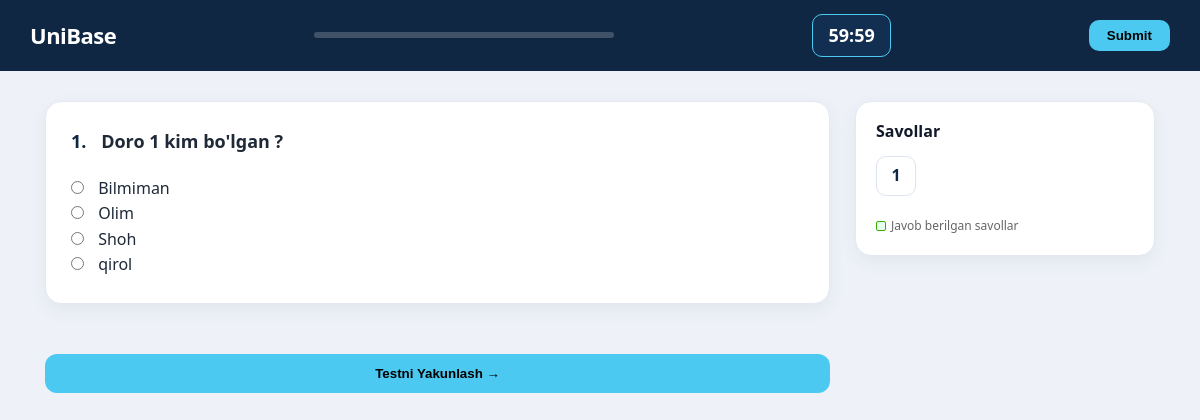
The page /test/Tarix/ (signed in) on the database as committed earlier.
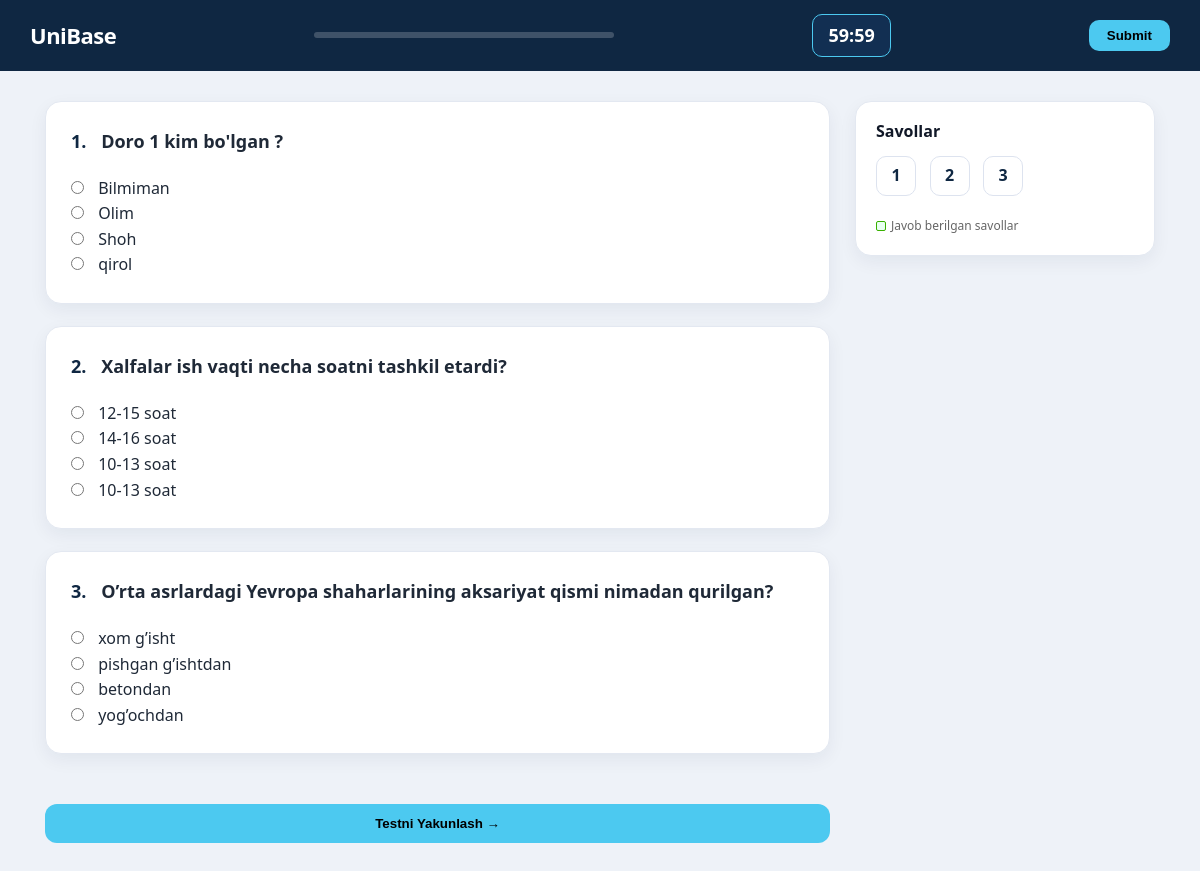
The same page on the database as committed later.
### app/models.py (models this page shows, shortened)
class PaidTestMixin(models.Model):
    is_paid = models.BooleanField(default=False)
    price = models.PositiveIntegerField(default=25)
    class Meta:
        abstract = True

class Milliy_Sertifikat(PaidTestMixin):
    FAN_CHOICES = (
        ('Matematika', 'Matematika'),
        ('Ona Tili', 'Ona Tili'),
        ('Tarix', 'Tarix'),
        ('Kimyo', 'Kimyo'),
        ('Biologiya', 'Biologiya'),
        ('Fizika', 'Fizika'),
        ('Ingliz Tili', 'Ingliz Tili'),
    )
    fan = models.CharField(max_length=20, choices=FAN_CHOICES)
    savol = models.TextField()
    variant_a = models.CharField(max_length=255,default='')
    variant_b = models.CharField(max_length=255,default='')
    variant_c = models.CharField(max_length=255,default='')
    variant_d = models.CharField(max_length=255,default='')
    togri_variant = models.CharField(
        max_length=1,
        choices=[('A', 'A'), ('B', 'B'), ('C', 'C'), ('D', 'D')]
    )

### app/views.py (the view, shortened to what this page needs)
# urls.py: path('test/<str:fan>/', test_boshlash, name='milliy'),
@login_required
def test_boshlash(request, fan):
    questions = Milliy_Sertifikat.objects.filter(fan=fan)[:50]
    if 'milliy_start' not in request.session:
        request.session['milliy_start'] = time.time()
    form = TestForm(request.POST or None, questions=questions)
    return render(request, "test_milliy.html", {"form": form})

### app/forms.py
class TestForm(forms.Form):
    def __init__(self, *args, questions=None, **kwargs):
        super().__init__(*args, **kwargs)
        if questions:
            for q in questions:
                self.fields[f"q_{q.id}"] = forms.ChoiceField(
                    label=q.savol,
                    choices=[
                        ("A", q.variant_a),
                        ("B", q.variant_b),
                        ("C", q.variant_c),
                        ("D", q.variant_d)
                    ],
                    widget=forms.RadioSelect,
                    required=True
                )

### app/templates/test_milliy.html (shortened to what this page needs)
<!DOCTYPE html>
<html lang="uz">
{% load static %}
<head>
    <link rel="stylesheet" href="{% static 'styles.css' %}">
    <link rel="stylesheet" href="{% static 'responsive.css' %}">
</head>
<body>
<div class="topbar">
    <a href="{% url 'home' %}" class="logo-text">UniBase</a>
    <div class="progress-box">
    </div>
    <div class="timer-display" id="timer-display">60:00</div>
    <button type="button" class="submit-btn" style="background:#4cc9f0; border:none; padding:8px 18px; border-radius:10px; font-weight:600; cursor:pointer;" onclick="document.getElementById('test-form').submit()">Submit</button>
</div>
<div class="layout">
    <main>
        <form method="POST" id="test-form">
            {% for field in form %}
            <div class="question-card" id="q-{{ forloop.counter }}">
                <span class="q-title">
                    <strong style="color: #0f2742; margin-right: 10px;">{{ forloop.counter }}.</strong>
                    {{ field.label }}
                </span>
                <div class="options-wrapper">
                    {{ field }}
                </div>
            </div>
            {% endfor %}
            <div style="margin-top: 30px;">
                <button type="button" class="btn-yakunlash" onclick="document.getElementById('test-form').submit()">Testni Yakunlash →</button>
            </div>
        </form>
    </main>
    <aside>
        <div class="navigator">
            <h3 style="margin-top:0; margin-bottom:15px; font-size: 16px;">Savollar</h3>
            <div class="nav-grid">
                {% for field in form %}
                    <a href="#q-{{ forloop.counter }}" class="nav-item" id="nav-{{ forloop.counter }}">
                        {{ forloop.counter }}
                    </a>
                {% endfor %}
            </div>
            <div style="margin-top: 20px; font-size: 12px; color: #666;">
                <div style="display:flex; align-items:center; gap:5px;">
                    <span style="width:10px; height:10px; background:#e8fff1; border:1px solid #38b000; border-radius:2px;"></span>
                    Javob berilgan savollar
                </div>
            </div>
        </div>
    </aside>
</div>
</body>
</html>

Rows that differ between the two databases and show on the page:
added Milliy_Sertifikat: label "Xalfalar ish vaqti necha soatni tashkil etardi?"
added Milliy_Sertifikat: label "O’rta asrlardagi Yevropa shaharlarining aksariyat qismi nimadan qurilgan?"
Other text that changed with them:
new list line: "2 . ☐ 12-15 soat ☐ 14-16 soat ☐ 10-13 soat ☐ 10-13 soat 12-15 soat 14-16 soat 10-13 soat 10-13 soat"
new list line: "3 . ☐ xom g’isht ☐ pishgan g’ishtdan ☐ betondan ☐ yog’ochdan xom g’isht pishgan g’ishtdan betondan yog’ochdan"
new list line: "2"
new list line: "3"
